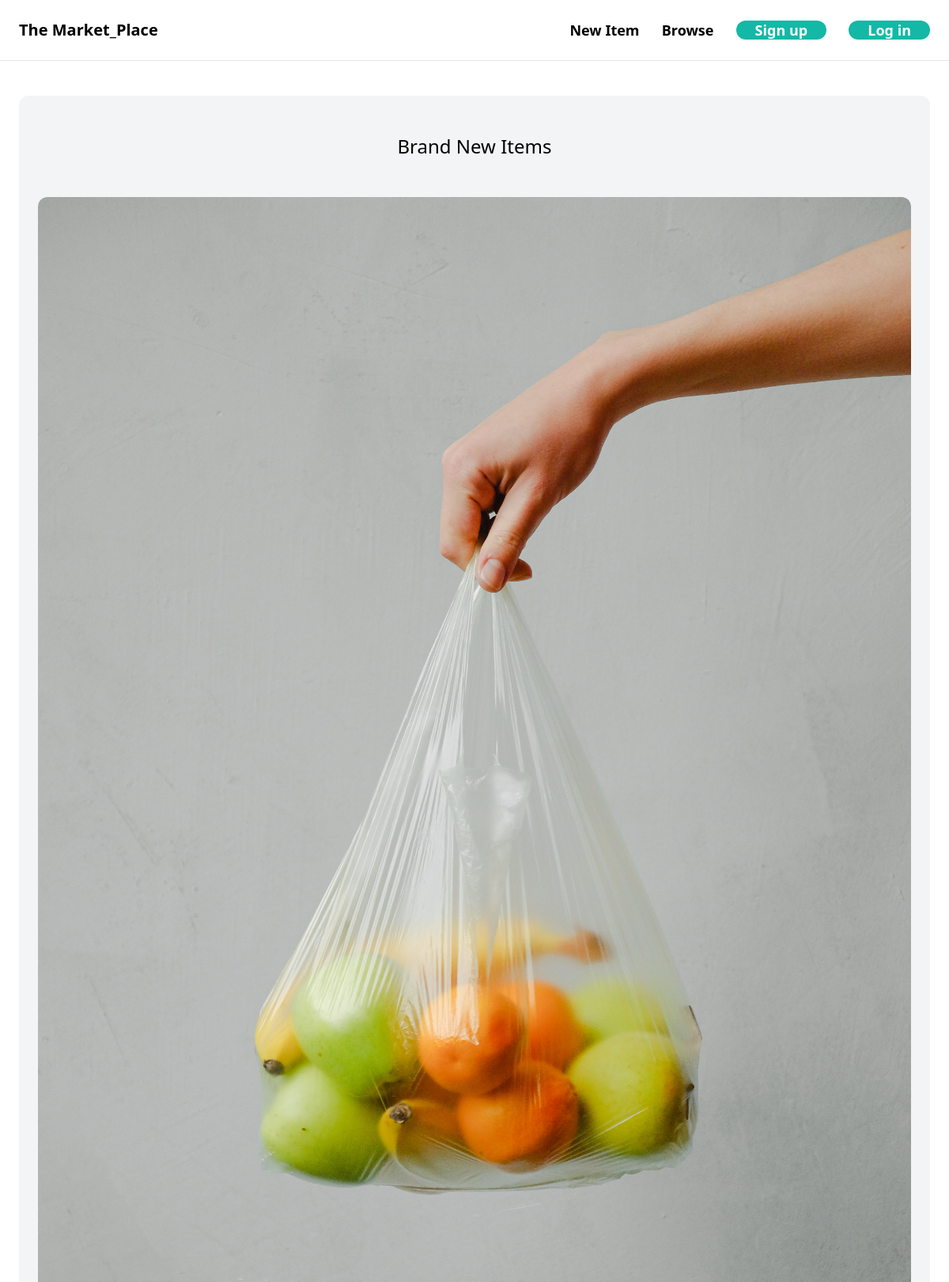
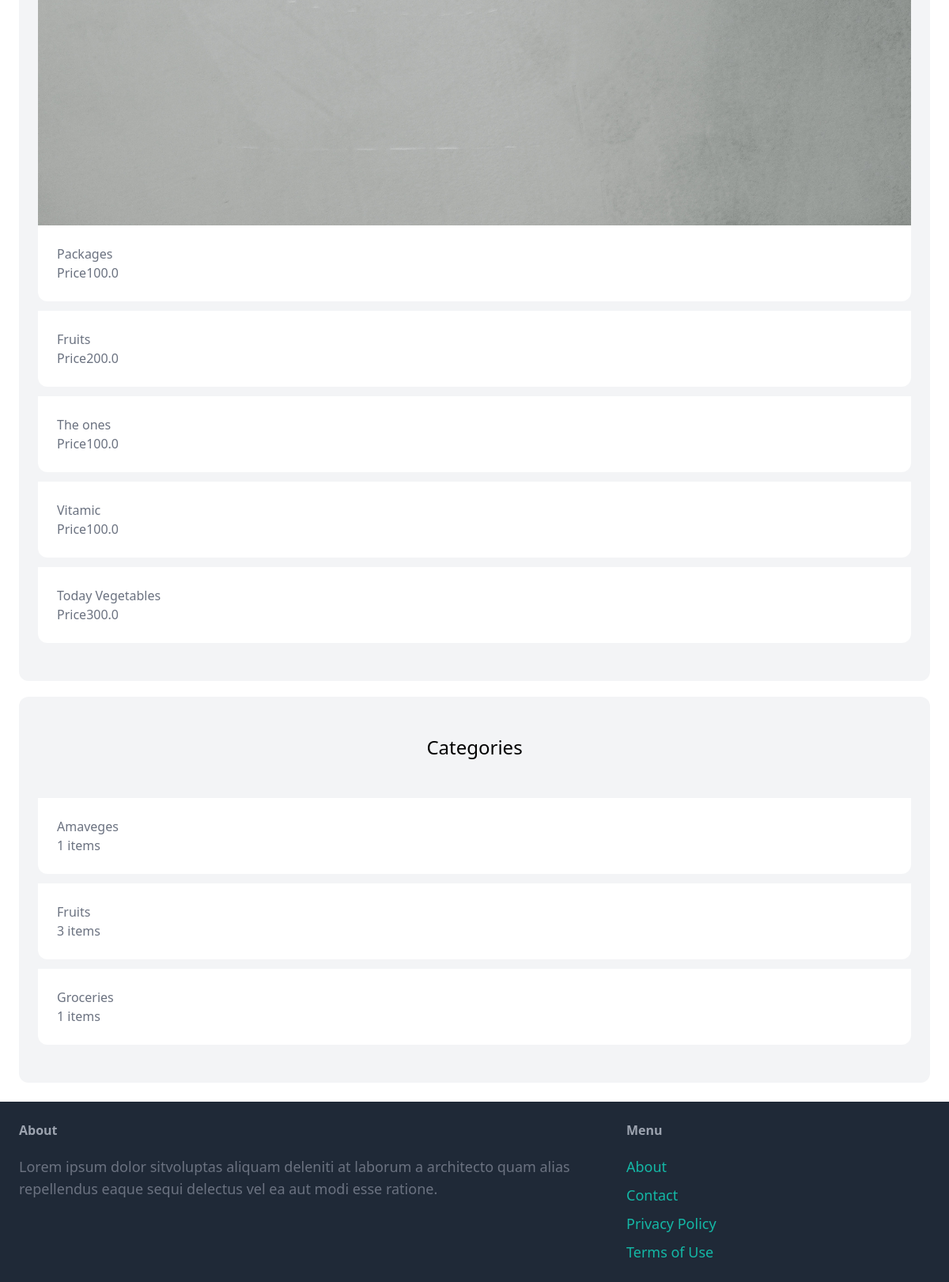
The page / on the database its author committed (2 pictures, top to bottom).
### item/models.py (models this page shows, shortened)
class Item(models.Model):
    category = models.ForeignKey(Category, related_name='items', on_delete=models.CASCADE)
    name = models.CharField(max_length=255)
    description = models.TextField(blank=True, null=True)
    price = models.FloatField()
    image = models.ImageField(upload_to='item_images', blank=True, null=False)
    is_sold = models.BooleanField(default=False)
    created_by = models.ForeignKey(User, related_name='item', on_delete=models.CASCADE)
    created_at = models.DateTimeField(auto_now_add=True)

class Category(models.Model):
    name = models.CharField(max_length=255)
    class Meta:
        ordering = ('name',)
        verbose_name_plural = 'Categories'

### core/views.py (the view)
# urls.py: path('', views.index, name='index'),
def index(request):
    items = Item.objects.filter(is_sold=False)[0:6]
    categories = Category.objects.all()
    return render(request, 'core/index.html', {
        'items': items,
        'categories': categories,
    })

### core/templates/core/index.html (shortened to what this page needs)
{% extends 'core/base.html' %}
{% block content %}
    <div class="mt-5 px-6 py-12 bg-gray-100 rounded-xl">
        <h2 class="mb-12 text-2xl text-center">Brand New Items</h2>
        <div class="grid grid-col-3 gap-3">
            {% for item in items %}
                <div>
                    <a href="{% url 'item:detail' item.id %}">
                        <div>
                            <img src="{{ item.image.url }}" class="rounded-t-xl" alt="">
                        </div>
                        <div class="p-6 bg-white rounded-b-xl">
                            <h2 class="text-gray-500">{{item.name}}</h2>
                            <p class="text-gray-500">Price{{ item.price }}</p>
                        </div>
                    </a>
                </div>
            {% endfor %}
        </div>
    </div>
    <div class="mt-5 px-6 py-12 bg-gray-100 rounded-xl">
        <h2 class="mb-12 text-2xl text-center">Categories</h2>
        <div class="grid grid-col-3 gap-3">
            {% for category in categories %}
            <div>
                <a href="#">
                    <div class="p-6 bg-white rounded-b-xl">
                        <h2 class="text-gray-500">{{category.name}}</h2>
                        <p class="text-gray-500">{{ category.items.count }} items</p>
                    </div>
                </a>
            </div>
            {% endfor %}
        </div>
    </div>
{% endblock content %}

### core/templates/core/base.html (shortened to what this page needs)
<html lang="en">
<head>
    <script src="http://cdn.tailwindcss.com"></script>
</head>
<body>
        <nav class="py-6 px-6 flex justify-between iterm center border-b border-gray-200">
            <a href="/" class="text-xl font-semibold">The Market_Place</a>
            <div class="space-x-6">
                <a href="{% url 'item:new' %}" class="text-lg font-semibold hover:text-gray-500">New Item</a>
                <a href="{% url 'item:items' %}" class="text-lg font-semibold hover:text-gray-500">Browse</a>
                {% if request.user.is_authenticated %}
                <a href="{% url 'conversation:inbox' %}" class="px-6 text-lg font-semibold bg-teal-500 text-white rounded-xl hover:bg-teal-700">Inbox</a>
                <a href="{% url 'dashboard:index' %}" class="px-6 text-lg font-semibold bg-teal-500 text-white rounded-xl hover:bg-teal-700">Dashboard</a>
                {% else %}
                <a href="{% url 'core:signup' %}" class="px-6 text-lg font-semibold bg-teal-500 text-white rounded-xl hover:bg-teal-700">Sign up</a>
                <a href="{% url 'core:login' %}" class="px-6 text-lg font-semibold bg-teal-500 text-white rounded-xl hover:bg-teal-700">Log in</a>
                {% endif %}
            </div>
        </nav>
        <div class="px-6 py-6">
           {% block content %}
           {% endblock content %}
        </div>
        <footer class="py-6 px-6 flex justify-between bg-gray-800">
            <div class="w-2/3 pr-10">
                <h3 class="mb-5 font-semibold text-gray-400">About</h3>
                <p class="text-lg text-gray-500">Lorem ipsum dolor sitvoluptas aliquam deleniti at laborum a architecto quam alias repellendus eaque sequi delectus vel ea aut modi esse ratione.</p>
            </div>
            <div class="w-1/3">
                <h3 class="mb-5 font-semibold text-gray-400">Menu</h3>
                <ul class="space-y-2">
                    <li><a href="#" class="text-lg text-teal-500 hover:text-teal-700">About</a></li>
                    <li><a href="{% url 'core:contact' %}" class="text-lg text-teal-500 hover:text-teal-700">Contact</a></li>
                    <li><a href="#" class="text-lg text-teal-500 hover:text-teal-700">Privacy Policy</a></li>
                    <li><a href="#" class="text-lg text-teal-500 hover:text-teal-700">Terms of Use</a></li>
                </ul>
            </div>
        </footer>
</body>
</html>

### rows shown on the page
Item: image (picture), name "Packages", price "100.0"
Item: name "Fruits", price "200.0"
Item: name "The ones", price "100.0"
Item: name "Vitamic", price "100.0"
Item: name "Today Vegetables", price "300.0"
Category: name "Amaveges", items.count "1"
Category: name "Fruits", items.count "3"
Category: name "Groceries", items.count "1"
